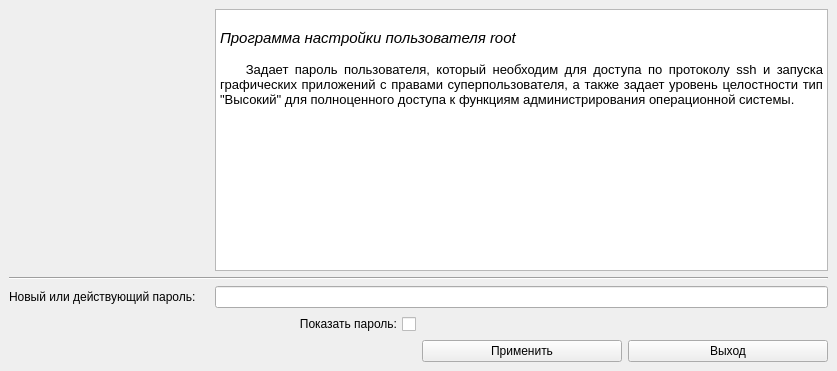
<?xml version="1.0" encoding="UTF-8"?>
<ui version="4.0">
 <class>MainWindow</class>
 <widget class="QMainWindow" name="MainWindow">
  <property name="geometry">
   <rect>
    <x>0</x>
    <y>0</y>
    <width>837</width>
    <height>371</height>
   </rect>
  </property>
  <property name="windowTitle">
   <string>Настройка пользователя root</string>
  </property>
  <property name="windowIcon">
   <iconset>
    <normaloff>../__img__/system-users.png</normaloff>../__img__/system-users.png</iconset>
  </property>
  <widget class="QWidget" name="centralwidget">
   <layout class="QGridLayout" name="gridLayout">
    <item row="0" column="0">
     <widget class="QLabel" name="label">
      <property name="text">
       <string/>
      </property>
      <property name="pixmap">
       <pixmap>../__img__/system-users.png</pixmap>
      </property>
     </widget>
    </item>
    <item row="0" column="1" colspan="3">
     <widget class="QTextEdit" name="textEdit">
      <property name="html">
       <string>&lt;!DOCTYPE HTML PUBLIC &quot;-//W3C//DTD HTML 4.0//EN&quot; &quot;http://www.w3.org/TR/REC-html40/strict.dtd&quot;&gt;
&lt;html&gt;&lt;head&gt;&lt;meta name=&quot;qrichtext&quot; content=&quot;1&quot; /&gt;&lt;style type=&quot;text/css&quot;&gt;
p, li { white-space: pre-wrap; }
&lt;/style&gt;&lt;/head&gt;&lt;body style=&quot; font-family:'Ubuntu'; font-size:10pt; font-weight:400; font-style:normal;&quot;&gt;
&lt;p align=&quot;justify&quot; style=&quot;-qt-paragraph-type:empty; margin-top:0px; margin-bottom:0px; margin-left:0px; margin-right:0px; -qt-block-indent:0; text-indent:0px;&quot;&gt;&lt;br /&gt;&lt;/p&gt;
&lt;p align=&quot;justify&quot; style=&quot; margin-top:0px; margin-bottom:0px; margin-left:0px; margin-right:0px; -qt-block-indent:0; text-indent:0px;&quot;&gt;&lt;span style=&quot; font-size:11pt; font-style:italic;&quot;&gt;Программа настройки пользователя root&lt;/span&gt;&lt;/p&gt;
&lt;p align=&quot;justify&quot; style=&quot;-qt-paragraph-type:empty; margin-top:0px; margin-bottom:0px; margin-left:0px; margin-right:0px; -qt-block-indent:0; text-indent:0px;&quot;&gt;&lt;br /&gt;&lt;/p&gt;
&lt;p align=&quot;justify&quot; style=&quot; margin-top:0px; margin-bottom:0px; margin-left:0px; margin-right:0px; -qt-block-indent:0; text-indent:0px;&quot;&gt;    Задает пароль пользователя, который необходим для доступа по протоколу ssh и запуска графических приложений с правами суперпользователя, а также задает уровень целостности тип &amp;quot;Высокий&amp;quot; для полноценного доступа к функциям администрирования операционной системы.&lt;/p&gt;&lt;/body&gt;&lt;/html&gt;</string>
      </property>
     </widget>
    </item>
    <item row="1" column="0" colspan="4">
     <widget class="Line" name="line">
      <property name="orientation">
       <enum>Qt::Horizontal</enum>
      </property>
     </widget>
    </item>
    <item row="2" column="0">
     <widget class="QLabel" name="label_2">
      <property name="text">
       <string>Новый или действующий пароль:</string>
      </property>
     </widget>
    </item>
    <item row="2" column="1" colspan="3">
     <widget class="QLineEdit" name="lineEdit"/>
    </item>
    <item row="3" column="1">
     <widget class="QCheckBox" name="checkBox">
      <property name="layoutDirection">
       <enum>Qt::RightToLeft</enum>
      </property>
      <property name="text">
       <string>Показать пароль:</string>
      </property>
     </widget>
    </item>
    <item row="4" column="2">
     <widget class="QPushButton" name="pushButton">
      <property name="text">
       <string>Применить</string>
      </property>
     </widget>
    </item>
    <item row="4" column="3">
     <widget class="QPushButton" name="pushButton_2">
      <property name="text">
       <string>Выход</string>
      </property>
     </widget>
    </item>
   </layout>
  </widget>
 </widget>
 <resources/>
 <connections/>
</ui>
